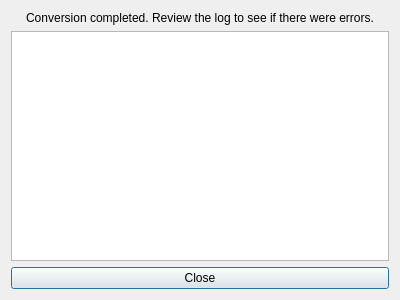
<?xml version="1.0" encoding="UTF-8"?>
<ui version="4.0">
 <class>LogWindow</class>
 <widget class="QDialog" name="LogWindow">
  <property name="geometry">
   <rect>
    <x>0</x>
    <y>0</y>
    <width>400</width>
    <height>300</height>
   </rect>
  </property>
  <property name="windowTitle">
   <string>Dialog</string>
  </property>
  <layout class="QVBoxLayout" name="verticalLayout">
   <item>
    <widget class="QLabel" name="label">
     <property name="text">
      <string>Conversion completed. Review the log to see if there were errors.</string>
     </property>
     <property name="alignment">
      <set>Qt::AlignCenter</set>
     </property>
    </widget>
   </item>
   <item>
    <widget class="QPlainTextEdit" name="logText">
     <property name="textInteractionFlags">
      <set>Qt::LinksAccessibleByKeyboard|Qt::LinksAccessibleByMouse|Qt::TextBrowserInteraction|Qt::TextSelectableByKeyboard|Qt::TextSelectableByMouse</set>
     </property>
    </widget>
   </item>
   <item>
    <widget class="QPushButton" name="closeButton">
     <property name="text">
      <string>Close</string>
     </property>
    </widget>
   </item>
  </layout>
 </widget>
 <resources/>
 <connections>
  <connection>
   <sender>closeButton</sender>
   <signal>released()</signal>
   <receiver>LogWindow</receiver>
   <slot>close()</slot>
   <hints>
    <hint type="sourcelabel">
     <x>206</x>
     <y>277</y>
    </hint>
    <hint type="destinationlabel">
     <x>397</x>
     <y>259</y>
    </hint>
   </hints>
  </connection>
 </connections>
</ui>
